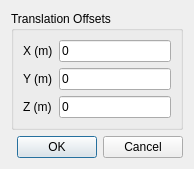
<?xml version="1.0" encoding="UTF-8"?>
<ui version="4.0">
 <class>MeshTranslateDialog</class>
 <widget class="QDialog" name="MeshTranslateDialog">
  <property name="geometry">
   <rect>
    <x>0</x>
    <y>0</y>
    <width>194</width>
    <height>162</height>
   </rect>
  </property>
  <property name="windowTitle">
   <string>Dialog</string>
  </property>
  <layout class="QVBoxLayout" name="verticalLayout">
   <item>
    <widget class="QGroupBox" name="groupBox">
     <property name="title">
      <string>Translation Offsets</string>
     </property>
     <layout class="QGridLayout" name="gridLayout">
      <item row="0" column="0">
       <widget class="QLabel" name="label">
        <property name="text">
         <string>X (m)</string>
        </property>
       </widget>
      </item>
      <item row="0" column="1">
       <widget class="QLineEdit" name="offsetX">
        <property name="text">
         <string>0</string>
        </property>
       </widget>
      </item>
      <item row="1" column="0">
       <widget class="QLabel" name="label_2">
        <property name="text">
         <string>Y (m)</string>
        </property>
       </widget>
      </item>
      <item row="1" column="1">
       <widget class="QLineEdit" name="offsetY">
        <property name="text">
         <string>0</string>
        </property>
       </widget>
      </item>
      <item row="2" column="0">
       <widget class="QLabel" name="label_3">
        <property name="text">
         <string>Z (m)</string>
        </property>
       </widget>
      </item>
      <item row="2" column="1">
       <widget class="QLineEdit" name="offsetZ">
        <property name="text">
         <string>0</string>
        </property>
       </widget>
      </item>
     </layout>
    </widget>
   </item>
   <item>
    <widget class="QDialogButtonBox" name="buttonBox">
     <property name="orientation">
      <enum>Qt::Horizontal</enum>
     </property>
     <property name="standardButtons">
      <set>QDialogButtonBox::Cancel|QDialogButtonBox::Ok</set>
     </property>
    </widget>
   </item>
  </layout>
 </widget>
 <resources/>
 <connections>
  <connection>
   <sender>buttonBox</sender>
   <signal>accepted()</signal>
   <receiver>MeshTranslateDialog</receiver>
   <slot>accept()</slot>
   <hints>
    <hint type="sourcelabel">
     <x>248</x>
     <y>254</y>
    </hint>
    <hint type="destinationlabel">
     <x>157</x>
     <y>274</y>
    </hint>
   </hints>
  </connection>
  <connection>
   <sender>buttonBox</sender>
   <signal>rejected()</signal>
   <receiver>MeshTranslateDialog</receiver>
   <slot>reject()</slot>
   <hints>
    <hint type="sourcelabel">
     <x>316</x>
     <y>260</y>
    </hint>
    <hint type="destinationlabel">
     <x>286</x>
     <y>274</y>
    </hint>
   </hints>
  </connection>
 </connections>
</ui>
